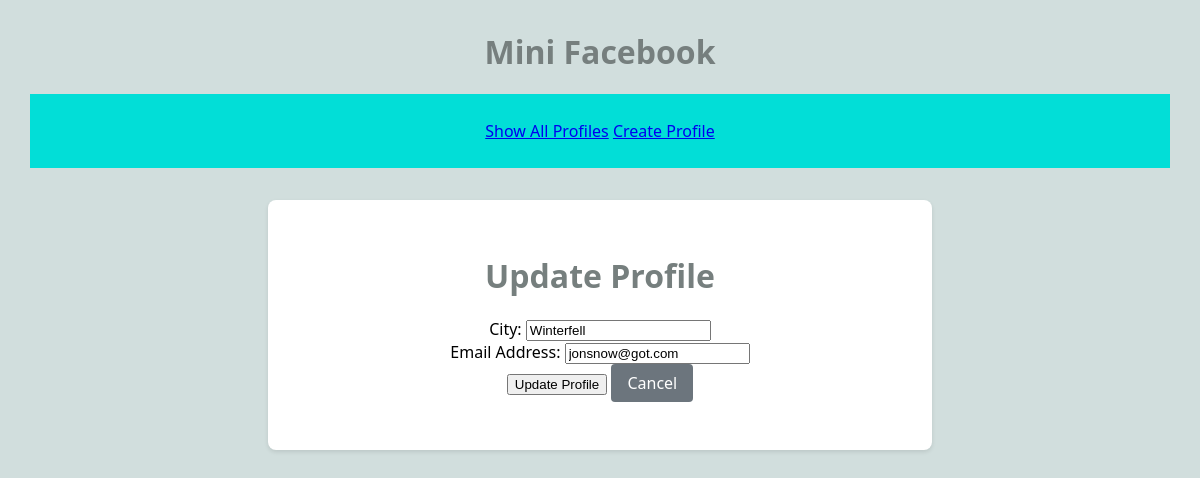
Page /mini_fb/profile/1/update_profile on the earlier database version.
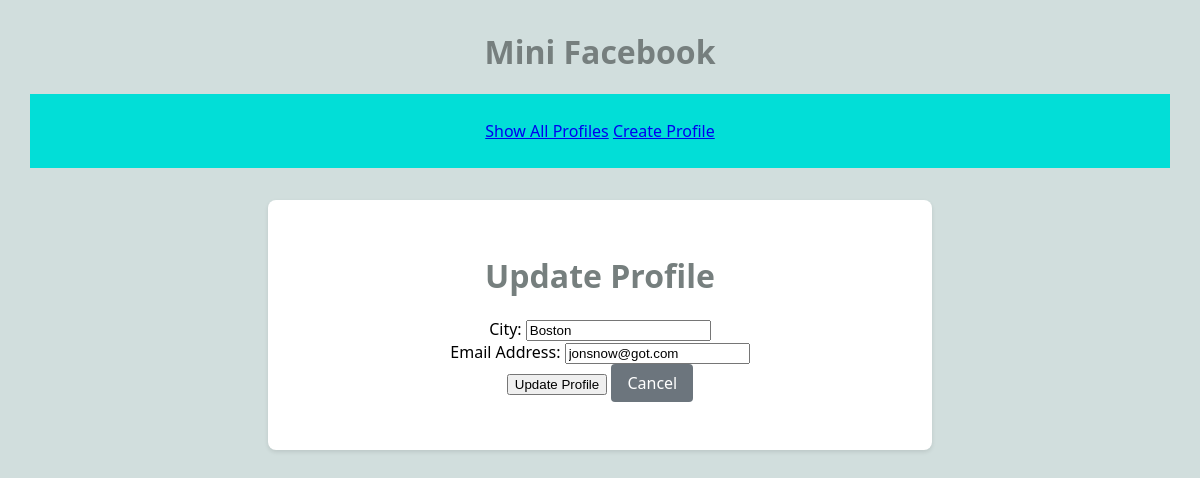
Same page on the later database version.
### mini_fb/models.py (models this page shows, shortened)
class Profile(models.Model):
    first_name = models.TextField(blank=False)
    last_name = models.TextField(blank=False)
    city = models.TextField(blank=False)
    email = models.EmailField(blank=False)
    image_url = models.TextField(blank=True)

### mini_fb/views.py (the view)
# urls.py: path('profile/<int:pk>/update_profile', UpdateProfileView.as_view(), name='update_profile'),
class UpdateProfileView(UpdateView):
    model = Profile
    form_class = UpdateProfileForm
    template_name = 'mini_fb/update_profile_form.html'
    context_object_name = 'profile'

### mini_fb/forms.py
class UpdateProfileForm(forms.ModelForm):
    city = forms.CharField(label="City", required=False)
    email = forms.EmailField(label="Email", required=False)
    class Meta:
        model = Profile
        fields = ['city', 'email']

### mini_fb/templates/mini_fb/update_profile_form.html (shortened to what this page needs)
{% extends "mini_fb/base.html" %}
{% block content %}
<div class="form-container">
    <h1>Update Profile</h1>
    <form method="post" class="profile-form">
        <div class="form-group">
            <label for="{{ form.city.id_for_label }}">City:</label>
            {{ form.city }}
        </div>
        <div class="form-group">
            <label for="{{ form.email.id_for_label }}">Email Address:</label>
            {{ form.email }}
        </div>
        <div class="form-actions">
            <button type="submit" class="submit-button">Update Profile</button>
            <a href="{% url 'show_profile' object.pk %}" class="cancel-button">Cancel</a>
        </div>
    </form>
</div>
{% endblock %}

Differences in the rows shown:
changed Profile "jonsnow@got.com": city "Winterfell" → "Boston"
